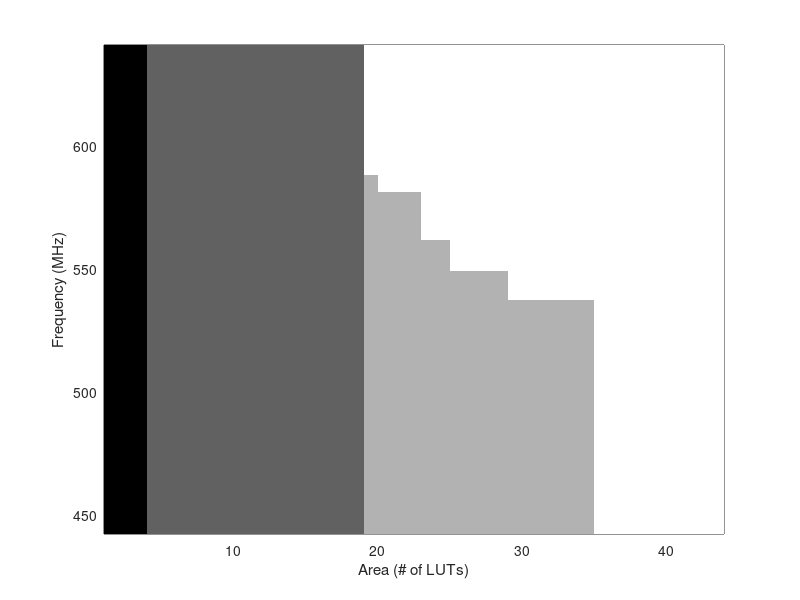

This chart was generated by the following MATLAB code:
% present results in different zones
clear;
clc;
RCA_New=importdata('./RCA_New_Area.mat');   %   #1
RCA_Trad=importdata('./RCA_Trad_Area.mat');    %   #2
CSA2=importdata('./CSA2_Area.mat');         %   #3
CSA3=importdata('./CSA3_Area.mat');         %   #4

% scan CSA3, which has the largest width
[len_csa3,wid_csa3]=size(CSA3);
[len_csa2,wid_csa2]=size(CSA2);
[len_rcaN,wid_rcaN]=size(RCA_New);
[len_rcaT,wid_rcaT]=size(RCA_Trad);
len=max([len_csa3,len_csa2,len_rcaN,len_rcaT]);
wid=max([wid_csa3,wid_csa2,wid_rcaN,wid_rcaT]);

TF=33.*ones(len,CSA3(1,1));   %initialize Trade-Off matrix
%TF=zeros(len,CSA3(1,1));   %initialize Trade-Off matrix
for i=1:1:wid_csa3
    %TF(:,CSA3(1,i))=4;
    TF(:,CSA3(1,i))=127;
end

% scan CSA2
for col=1:1:wid_csa2              %scan through column
%for col=1:1:1
    if TF(:,CSA2(1,col))==33%0
        TF(:,CSA2(1,col))=99;%3;
    else                        %already occupied by CSA3
        %area=CSA2(1,i)
        col_csa3=find(CSA3(1,:)==CSA2(1,col)); %certain area number
        for j=1:1:min(len_csa2-1,len_csa3-1)
            if (CSA2(j+1,col)<=CSA3(j+1,col_csa3))
                 TF(j,CSA2(1,col))=99;%3;
            end
        end        
    end
end

%scan RCA_Trad
for col=1:1:wid_rcaT
    if TF(:,RCA_Trad(1,col))==33%0
       TF(:,RCA_Trad(1,col))=2;
    else
        % first compare to CSA3
        col_csa3=find(CSA3(1,:)==RCA_Trad(1,col));
        for j=1:1:min(len_rcaT-1,len_csa3-1)
            if RCA_Trad(j+1,col)<=CSA3(j+1,col_csa3)
                TF(j,RCA_Trad(1,col))=2;
            end
        end
        % then compare to CSA2
        col_csa2=find(CSA2(1,:)==RCA_Trad(1,col));
        for j=1:1:min(len_rcaT-1,len_csa2-1)
            if RCA_Trad(j+1,col)<=CSA2(j+1,col_csa2)
                TF(j,RCA_Trad(1,col))=2;
            end
        end
    end
end
        
%scan RCA_New
for col=1:1:wid_rcaN
    if TF(:,RCA_New(1,col))==33%0
       TF(:,RCA_New(1,col))=69;%1;
    else
        % first compare to CSA3
        col_csa3=find(CSA3(1,:)==RCA_New(1,col));
        for j=1:1:min(len_rcaN-1,len_csa3-1)
            if RCA_New(j+1,col)<=CSA3(j+1,col_csa3)
                TF(j,RCA_New(1,col))=69;%1;
            end
        end
        % then compare to CSA2
        col_csa2=find(CSA2(1,:)==RCA_New(1,col));
        for j=1:1:min(len_rcaN-1,len_csa2-1)
            if RCA_New(j+1,col)<=CSA2(j+1,col_csa2)
                TF(j,RCA_New(1,col))=69;%1;
            end
        end
        % then compare to RCA_Trad
        col_rcaT=find(RCA_Trad(1,:)==RCA_New(1,col));
        for j=1:1:min(len_rcaN-1,len_rcaT-1)
            if RCA_New(j+1,col)<=RCA_Trad(j+1,col_rcaT)
                TF(j,RCA_New(1,col))=69;%1;
            end
        end
        
    end
end

%Plot figure
TFM=TF(1:1:36,:);
[a,b]=find(TFM==2);
TFM(a,b)=69;%1;

Ts=1000./(2.26:-0.02:1.56);
Area=[1:1:44];
[xx,yy]=meshgrid(Area,Ts);
pcolor(xx,yy,TFM);
shading flat%flat/interp/faceted
%contourf(xx,yy,TFM);
xlabel('Area (# of LUTs)');
ylabel('Frequency (MHz)');
colormap gray


    